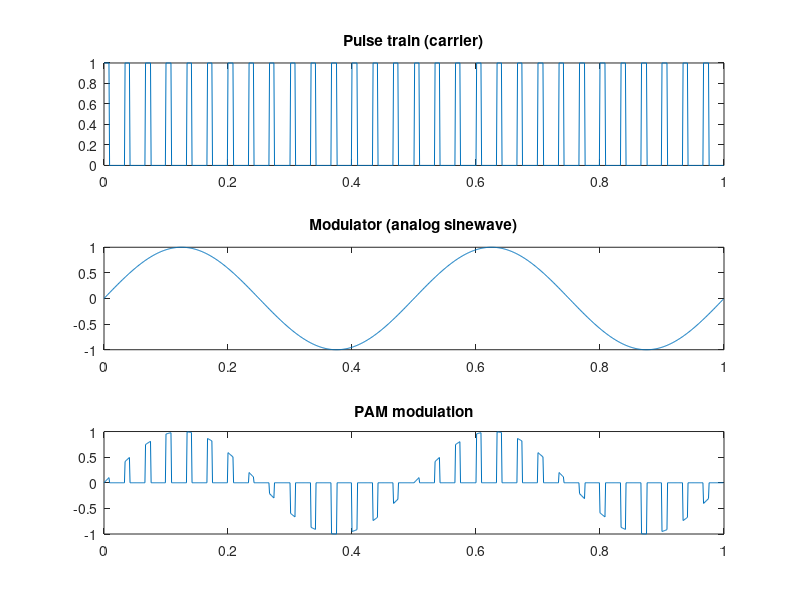

Here is the MATLAB script that generated this plot:
% This file is a Matlab script generates a PAM modulation
% signal and plots the analog modulator, carriera and the modulated signal 
% in the time domain
%
% This program is free software; you can redistribute it and/or modify
% it under the terms of the GNU General Public License as published by
% the Free Software Foundation; either version 2, or (at your option)
% any later version.
%
% This program is distributed in the hope that it will be useful,
% but WITHOUT ANY WARRANTY; without even the implied warranty of
% MERCHANTABILITY or FITNESS FOR A PARTICULAR PURPOSE.  See the
% GNU General Public License for more details.

%Time specifications:
Fs = 1000;                            % Sampling Frequency (samples per second)
Ts = 1/Fs;                            % Sampling Period (seconds per sample)
L=1000;                               % Time vector lenght (total samples)
t = [0:L-1]*Ts;                       % Time vector

% Modulator signal
Fmodulator = 2; Am = 1; modulator = Am * sin(2*pi*Fmodulator*t);                    %

% Pulse train (periodic square wave offested and normalized to 1, used as a
% pulse train.
dutycycle=25;
ptrain=0.5.*(1+square(2*pi*30*t,dutycycle));

% Alternative pulse train generation method
%y=pulstran(t,[0:20*Ts:5;sin(2*pi*2.*[0:20*Ts:5])]','rectpuls',5*Ts);

% PAM modulation
PAM = modulator .* ptrain;

figure;
subplot(3,1,1);plot(t,ptrain);title('Pulse train (carrier)');
subplot(3,1,2);plot(t,modulator);title('Modulator (analog sinewave)');
subplot(3,1,3);plot(t,PAM);title('PAM modulation');
